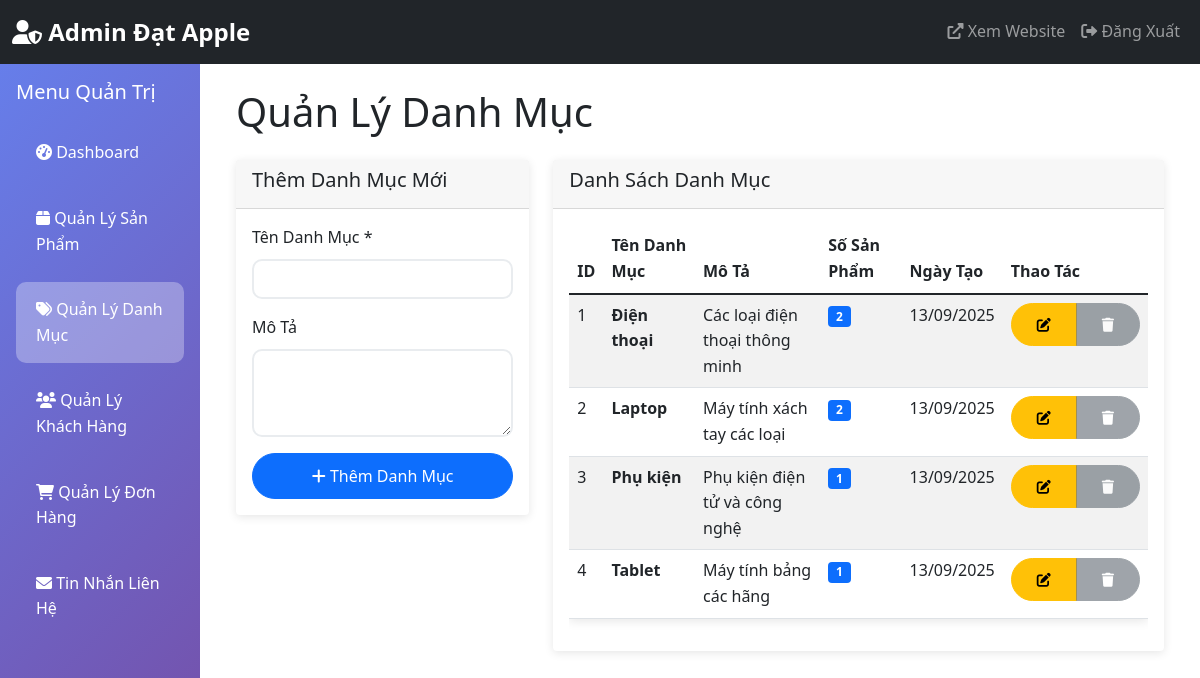
The app's page /admin/categories.php with its own data.
### tables this page shows
CREATE TABLE categories (
    id INT PRIMARY KEY AUTO_INCREMENT,
    name VARCHAR(100) NOT NULL,
    description TEXT,
    created_at TIMESTAMP DEFAULT CURRENT_TIMESTAMP,
    updated_at TIMESTAMP DEFAULT CURRENT_TIMESTAMP ON UPDATE CURRENT_TIMESTAMP
);

### admin/categories.php (the view, shortened to what this page needs)
<?php
require_once '../config/database.php';
require_once 'includes/admin_header.php';
$categories = $pdo->query("SELECT c.*, COUNT(p.id) as product_count
                          FROM categories c
                          LEFT JOIN products p ON c.id = p.category_id
                          GROUP BY c.id
                          ORDER BY c.name")->fetchAll();
?>
<div class="container-fluid">
    <div class="row">
        <div class="col-md-2 p-0">
            <?php include 'includes/sidebar.php'; ?>
        </div>
        <div class="col-md-10">
            <div class="p-4">
                <h1 class="mb-4">Quản Lý Danh Mục</h1>
                <div class="row">
                    <div class="col-md-4">
                        <div class="card">
                            <div class="card-header">
                                <h5>Thêm Danh Mục Mới</h5>
                            </div>
                            <div class="card-body">
                                <form method="POST" class="needs-validation" novalidate>
                                    <div class="mb-3">
                                        <label for="name" class="form-label">Tên Danh Mục *</label>
                                        <input type="text" class="form-control" id="name" name="name" required>
                                    </div>
                                    <div class="mb-3">
                                        <label for="description" class="form-label">Mô Tả</label>
                                        <textarea class="form-control" id="description" name="description" rows="3"></textarea>
                                    </div>
                                    <button type="submit" name="add_category" class="btn btn-primary w-100">
                                        <i class="fas fa-plus"></i> Thêm Danh Mục
                                    </button>
                                </form>
                            </div>
                        </div>
                    </div>
                    <div class="col-md-8">
                        <div class="card">
                            <div class="card-header">
                                <h5>Danh Sách Danh Mục</h5>
                            </div>
                            <div class="card-body">
                                <?php if ($categories): ?>
                                    <div class="table-responsive">
                                        <table class="table table-striped">
                                            <thead>
                                                <tr>
                                                    <th>ID</th>
                                                    <th>Tên Danh Mục</th>
                                                    <th>Mô Tả</th>
                                                    <th>Số Sản Phẩm</th>
                                                    <th>Ngày Tạo</th>
                                                    <th>Thao Tác</th>
                                                </tr>
                                            </thead>
                                            <tbody>
                                                <?php foreach ($categories as $category): ?>
                                                    <tr>
                                                        <td><?php echo $category['id']; ?></td>
                                                        <td><strong><?php echo htmlspecialchars($category['name']); ?></strong></td>
                                                        <td><?php echo htmlspecialchars(substr($category['description'], 0, 50)) . (strlen($category['description']) > 50 ? '...' : ''); ?></td>
                                                        <td>
                                                            <span class="badge bg-primary"><?php echo $category['product_count']; ?></span>
                                                        </td>
                                                        <td><?php echo date('d/m/Y', strtotime($category['created_at'])); ?></td>
                                                        <td>
                                                            <div class="btn-group" role="group">
                                                                <button type="button" class="btn btn-sm btn-warning"
                                                                        data-bs-toggle="modal" data-bs-target="#editModal<?php echo $category['id']; ?>">
                                                                    <i class="fas fa-edit"></i>
                                                                </button>
                                                                <?php if ($category['product_count'] == 0): ?>
                                                                    <a href="?delete=<?php echo $category['id']; ?>" class="btn btn-sm btn-danger"
                                                                       onclick="return confirm('Bạn có chắc chắn muốn xóa danh mục này?')">
                                                                        <i class="fas fa-trash"></i>
                                                                    </a>
                                                                <?php else: ?>
                                                                    <button type="button" class="btn btn-sm btn-secondary" disabled
                                                                            title="Không thể xóa vì có sản phẩm đang sử dụng">
                                                                        <i class="fas fa-trash"></i>
                                                                    </button>
                                                                <?php endif; ?>
                                                            </div>
                                                        </td>
                                                    </tr>
                                                <?php endforeach; ?>
                                            </tbody>
                                        </table>
                                    </div>
                                <?php endif; ?>
                            </div>
                        </div>
                    </div>
                </div>
            </div>
        </div>
    </div>
</div>
<?php require_once 'includes/admin_footer.php'; ?>

### assets/css/style.css (style rules this page uses)
body { font-family: 'Segoe UI', Tahoma, Geneva, Verdana, sans-serif; line-height: 1.6; }
.card { transition: transform 0.3s ease, box-shadow 0.3s ease; border: none; box-shadow: 0 2px 10px rgba(0,0,0,0.1); }
.btn { border-radius: 25px; padding: 10px 25px; transition: all 0.3s ease; }
.table { box-shadow: 0 2px 10px rgba(0,0,0,0.1); }
.form-control { border-radius: 10px; border: 2px solid #e9ecef; transition: border-color 0.3s ease; }

### records on screen
categories: id "1", name "Điện thoại", description "Các loại điện thoại thông minh", product_count "2", created_at "13/09/2025"
categories: id "2", name "Laptop", description "Máy tính xách tay các loại", product_count "2", created_at "13/09/2025"
categories: id "3", name "Phụ kiện", description "Phụ kiện điện tử và công nghệ", product_count "1", created_at "13/09/2025"
categories: id "4", name "Tablet", description "Máy tính bảng các hãng", product_count "1", created_at "13/09/2025"
